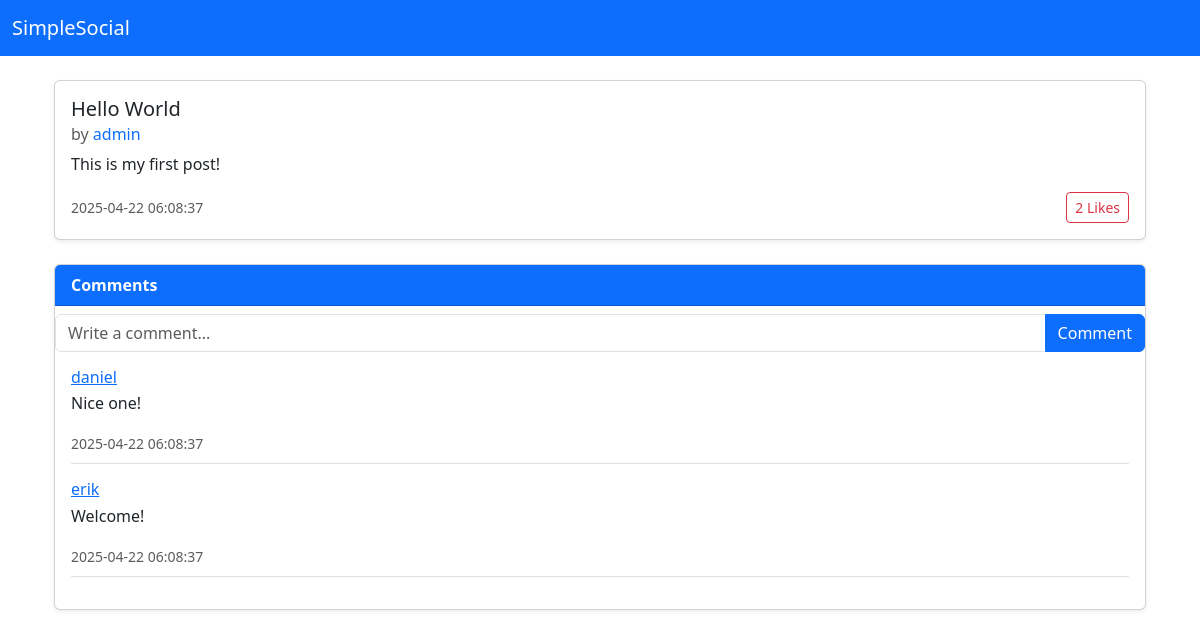
Before: /post/1 with the older database file.
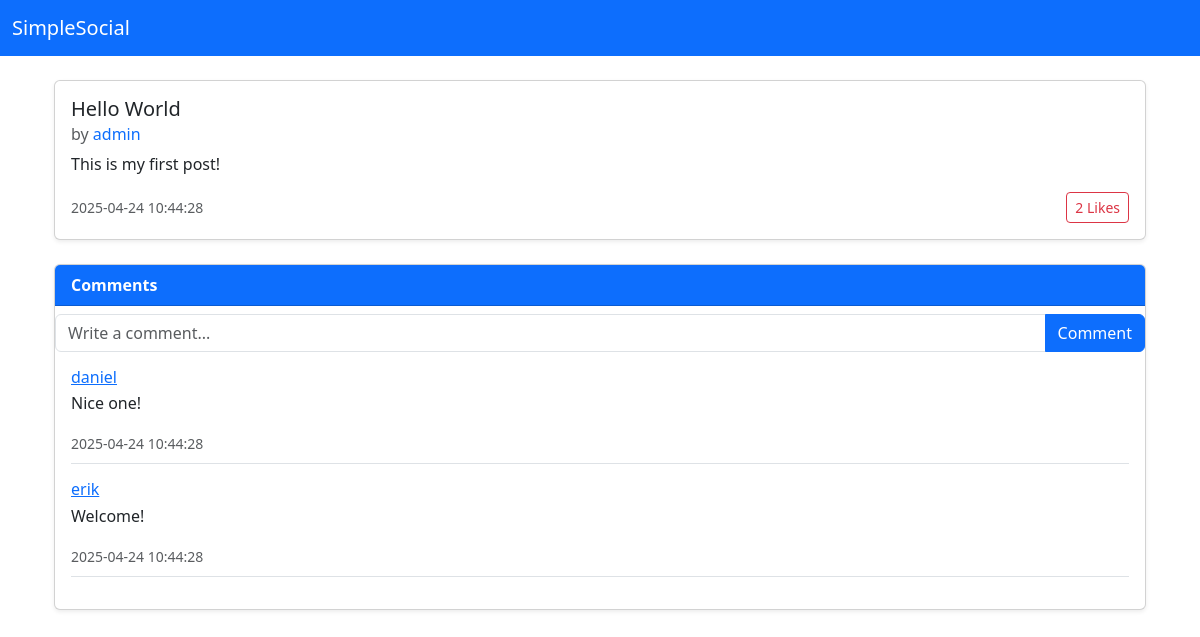
After: the same page with the newer database file.
### tables this page shows
CREATE TABLE posts (
    post_id INTEGER PRIMARY KEY,
    user_id INTEGER NOT NULL,
    title TEXT NOT NULL,
    content TEXT NOT NULL,
    date TIMESTAMP DEFAULT CURRENT_TIMESTAMP,
    FOREIGN KEY (user_id) REFERENCES users (user_id)
);

CREATE TABLE comments (
    comment_id INTEGER PRIMARY KEY,
    post_id INTEGER NOT NULL,
    user_id INTEGER NOT NULL,
    content TEXT NOT NULL,
    date TIMESTAMP DEFAULT CURRENT_TIMESTAMP,
    FOREIGN KEY (post_id) REFERENCES posts (post_id),
    FOREIGN KEY (user_id) REFERENCES users (user_id)
);

CREATE TABLE users (
    user_id INTEGER PRIMARY KEY,
    username VARCHAR(15) UNIQUE NOT NULL,
    password VARCHAR(255) NOT NULL,
    email VARCHAR(50) UNIQUE NOT NULL,
    role TEXT NOT NULL CHECK(role IN ('admin', 'user')),
    date TIMESTAMP DEFAULT CURRENT_TIMESTAMP
);

### app.py (the view)
@app.route("/post/<int:post_id>", methods=["GET"])
def post(post_id):
    db = get_db()
    post = select_post_by_id(db, post_id)
    if not post:
        abort(404)
    comments = select_comments_by_post_id(db, post_id)
    return render_template('post.html', post=post, comments=comments)

### app.py (called while the page is built)
def get_db():
    if not hasattr(g, "_database"):
        print("Creating new database connection")
        g._database = create_connection(database)
    return g._database

@app.teardown_appcontext
def teardown_db(error):
    db = getattr(g, '_database', None)
    if db is not None:
        print("Closing database connection")
        db.close()

### setup_db.py (called while the page is built)
def create_connection(db_file):
    conn = None
    try:
        conn = sqlite3.connect(db_file)
        return conn
    except Error as e:
        print(f"Error: {e}")
    return conn

def select_post_by_id(conn, post_id):
    try:
        conn.row_factory = sqlite3.Row
        cur = conn.cursor()
        sql = """
        SELECT p.post_id, p.title, p.content,
        p.date AS post_date,
        u.username AS post_author,
        (
            SELECT COUNT(*)
            FROM likes l
            WHERE l.post_id = p.post_id
        ) AS like_count
        FROM posts p
        JOIN users u ON p.user_id = u.user_id
        WHERE p.post_id = ?
        """
        cur.execute(sql, (post_id,))
        return cur.fetchone()
    except Exception as e:
        print("Error fetching post by ID:", e)
        return None

### templates/post.html (shortened to what this page needs)
{% extends "base.html" %}
{% block content %}
<div class="container mt-4">
    <div class="card mb-4 shadow-sm">
        <div class="card-body">
            <h5 class="card-title">{{ post.title }}</h5>
            <h6 class="card-subtitle text-muted mb-2">
                by
                <a href="{{ url_for('profile', username=post.post_author) }}" class="text-decoration-none">
                    {{ post.post_author }}
                </a>
            </h6>
            <p class="card-text">{{ post.content }}</p>
            <div class="d-flex justify-content-between align-items-center">
                <small class="text-muted">{{ post.post_date }}</small>
                <form method="POST" action="{{ url_for('like_post') }}">
                    <button type="submit" class="btn btn-sm btn-outline-danger">
                        {{ post.like_count }} Likes
                    </button>
                </form>
            </div>
        </div>
    </div>
    <div class="card mb-4 shadow-sm">
        <div class="card-header bg-primary text-white">
            <strong>Comments</strong>
        </div>
        <form method="POST" action="{{ url_for('comment_post', post_id=post.post_id) }}">
            <div class="input-group mt-2">
                <input type="text" name="content" class="form-control" maxlength="255" placeholder="Write a comment..." required>
                <button type="submit" class="btn btn-primary">Comment</button>
            </div>
        </form>
        <div class="card-body">
            {% for comment in comments %}
            <div class="mb-3 border-bottom pb-2">
                <h6 class="mb-1">
                    <a href="{{ url_for('profile', username=comment.comment_author) }}">
                      {{ comment.comment_author }}
                    </a>
                  </h6>                <p>{{ comment.content }}</p>
                <small class="text-muted">{{ comment.comment_date }}</small>
            </div>
            {% else %}
            <p class="text-muted">No comments yet.</p>
            {% endfor %}
        </div>
    </div>
{% endblock %}

Changed rows visible on the page:
changed posts "Hello World": post_date "2025-04-22 06:08:37" → "2025-04-24 10:44:28"
changed comments "Nice one!": comment_date "2025-04-22 06:08:37" → "2025-04-24 10:44:28"
changed comments "Welcome!": comment_date "2025-04-22 06:08:37" → "2025-04-24 10:44:28"
